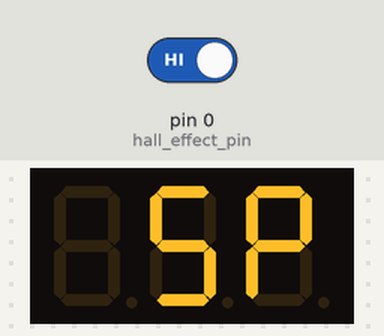
This sketch was run on a simulated Arduino Uno, built with avr-gcc and run on an emulated ATmega328P. Parts: 3-digit seven-segment display. The inputs (shaded band) are chosen by the test bench; at power-on: pin 0 (hall_effect_pin) HIGH.

Above: at 0.5 s.
At 5.0 s:
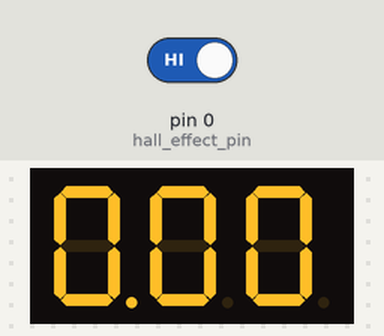
5.1 s: pin 0 (hall_effect_pin) driven LOW
At 6.3 s:
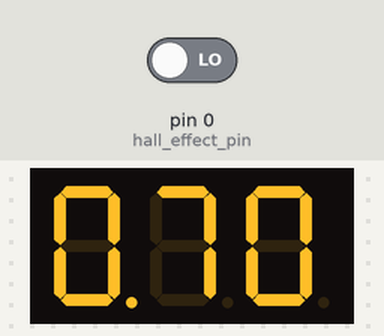
Timing chart, 0 to 8.1 s (numbered marks = the images above; inputs shaded):
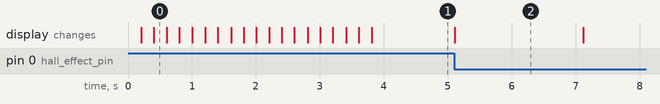

The sketch:

SMC_Speedometer.ino
```cpp
#include <SevenSeg.h>

// Choose the anode pins for the digits
const int num_of_digits = 3;
int digit_pins[num_of_digits] = {10, 6, 5};

// Initialize the seven segment display
SevenSeg disp(9, 12, 3, 8, 7, 2, 11);

int hall_effect_pin = 0;

// Useful variables for counting rotations. Revolutions is volatile because it will be changed
// by the interrupt function
unsigned long start_time = 0;
unsigned long delta_t = 20000;
unsigned long current_time = 0;

// Size of the wheel and various helpful constants
// Change wheel_diameter_inches to whatever is needed
float wheel_diameter_inches = 20.0;
float wheel_circumference_inches = wheel_diameter_inches * 3.141592;
float inches_per_mile = 63360.0;

float current_mph = 0.0;

bool triggered = false;

void setup() {
  // Serial.begin(115200);
  // Tell the library what common pins to use for digits, and what pin is for the decimal point
  disp.setDigitPins(num_of_digits, digit_pins);
  disp.setDPPin(4);
  disp.setDigitDelay(1000);

  // Use the hall effect sensor to trigger the calculation
  pinMode(hall_effect_pin, INPUT);

  String intro_string = "   SPEEDOTRON 2000   ";
  while (millis() <= (intro_string.length()-2)*200){
    int first_letter_index = round(millis() / 200);
    disp.write(intro_string.substring(first_letter_index, first_letter_index + 3));
  }
}

void loop() {
  current_time = millis();
  bool hall_effect_state = digitalRead(hall_effect_pin);
  // Only trigger once for each pass of magnet
  if (hall_effect_state == LOW and !triggered){
    triggered = true;
    count_revolution();
  } else if (hall_effect_state == HIGH){
    triggered = false;
  }

  current_mph = get_mph();

  //If there is more than 2 seconds with no revolutions, the speed is 0 mph
  if (current_time - start_time > 2000){
    current_mph = 0.0;
  }
  // Write the speed to the 7 segment display
  disp.write(current_mph);
}

void count_revolution(){
  // Whenever the revolution happens, mark down how long it took to turn, and set the new start time
  if (current_time - start_time > 50){
    delta_t = current_time - start_time;
    start_time = current_time;
  }
  //Serial.print("Delta t: ");
  //Serial.print(delta_t);
  //Serial.print(" - MPH: ");
  //Serial.println(get_mph());
}

float get_mph(){
  // This takes the time between the revolutions and returns the speed calculated from it
  float delta_t_seconds = delta_t / 1000.0;
  float in_per_second = wheel_circumference_inches / delta_t_seconds;
  float in_per_hour   = in_per_second * 3600.0;
  float mi_per_hour   = in_per_hour / inches_per_mile;
  float miles_per_hour_rounded = round(100 * mi_per_hour) / 100.0;
  //Serial.println(delta_t);
  return(miles_per_hour_rounded);
}
```

Measured:
- after the input at 5.1 s, the display: changes at once (image 2)
- what the display in image 2 shows lasts 2.0 s, from 5.1 s to 7.1 s
